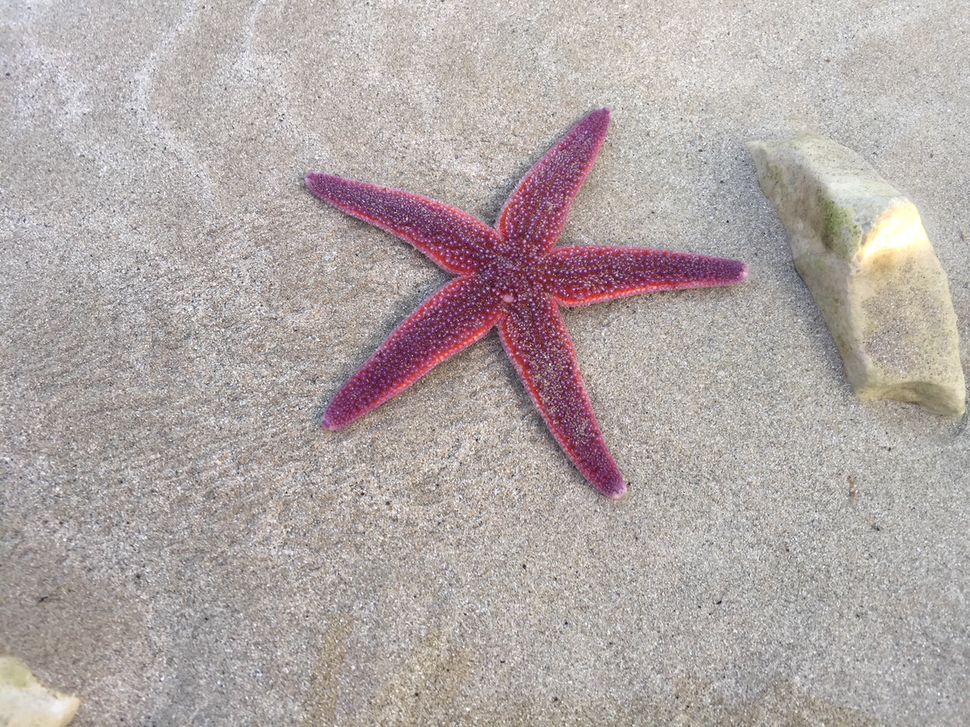
#> input picture Module2/Images/starfish.png, 970 x 727 px, shrunk from 1280 x 960 before the run
$ jupyter execute Module2-Lab1_Thresholding.ipynb   (shell and % lines are left out)   (older library calls are emulated)
#> lines starting #> are read from the running program, lines starting #| are printed output that depends on the picture; after the words box and inside, x2 and y2 are one past the last pixel; in counts of white or black regions, pixels touching at a corner belong together
#  Module 2 Lab 1 "Thresholding"

# Recap

This is the first of four labs for Lesson 2 - Classical Image Segmention in Dev290x.  You should complete the tasks in this lab as part of the Thresholding section of the lesson.

Please remember this lab must be completed before taking the quiz at the end of this lesson.

# Introduction

In this lab we introduce our first image segmentation project where we will use thresholding operations to segment a relatively simple image. We will work through this project using the types of image processing techniques such projects typically need and then segment an image.

At the end of the lab we'll review the work we've done and assess what types of images and projects this approach is effective for.

# Goal

In this tutorial we will learn about three key items:
* The general image processing algorithms that are required for most image processing projects; e.g. denoising,
* Using our first classical segmentation technique on images (thresholding);
* How to use Otsu's Method to automatically find a suitable threshold level to segment an image.

# Background

Image segmentation is the process of partitioning a digital image into multiple segments to make the image easier to analyze.  Often we are looking to locate objects and boundaries in the original image.

A more precise way of looking at it is to say that image segmentation's goal is to assign a label to every pixel in an image such that pixels with the same label share certain characteristics.

For example, these images show a typical road scene on the left and a segmented version of the image on the right where the cars have been separated from the road, the buildings, the people in the scene, etc.

<p float="center">

</p>

# Our First Segmenter

So, now that we've seen what is possible, let's start by solving our first segmentation problem.

Let's look at this image of a starfish.  Let's examine it in its original color, in grayscale and in black and white.

Colour                            |  Grayscale                           |  Black & White
:--------------------------------:|:------------------------------------:|:---------------------------:
   |  |

We are searching these images for clues as to how we might be able to segment them into two regions - the 'starfish' region and the 'not starfish' region.

It turns out we can segment this image into a region approximating the starfish and a background region (the 'not starfish; region) using thresholding, along with general purpose image processing techniques such as denoising, morphological operations, and some contour detection and drawing.  Finally, once we've established a boundary for the starfish, we can fill our starfish shape. After that we'll use some bitwise operations to overlay our segmented image over the original image.

First, lets use OpenCV's fastN1MeansDenoisingColored routine to denoise the image.  We're using a larger 'h' and 'hColor' value than typically used as the image is more noisy than images typically used with these technique.  (This should make more sense as we go forward into the CNN segmentation examples).

[cell 1]
# First import OpenCV, NumPY and MatPlotLib as we will use these libraries
import cv2
import numpy as np
import matplotlib.pyplot as plt


# Load a color image
img = cv2.imread("../Images/starfish.png")
#> img is the input picture: shape (727, 970, 3); mean B, G, R 166, 167.4, 176.8

# Apply some blurring to reduce noise

# h is the Parameter regulating filter strength for luminance component.
# Bigger h value perfectly removes noise but also removes image details,
# smaller h value preserves details but also preserves some noise

# Hint: I recommend using larger h and hColor values than typical to remove noise at the
# expense of losing image details

# Experiment with setting h and hColor to a suitable value.

# Exercise: Insert code here to set values for h and hColor.
# Hint: You'll find answers at the bottom of the lab.
h = 20
hColor = 20


# Default values
templateWindowSize = 7
searchWindowSize = 21

blur = cv2.fastNlMeansDenoisingColored(img, None,h,hColor,templateWindowSize,searchWindowSize)

plt.imshow(cv2.cvtColor(blur, cv2.COLOR_BGR2RGB))

After applying the fastN1MeansDenoisingColored routine above, you should end up with an image similar to the one on the right here.  You may need to vary the h and hColor parameters to observe the effect of changing them on the blurred image.

Your blurred image should look like this one.

Now, lets run a morphological operation on the blurred image.

For this example, we are going to generate a gradient.

This builds on dilation and erosion.  You can read more about erosion and dilation
in the 'Basics' section of Lesson 2.

Today we are going to use them to generate an outline for our starfish.

# Edge Detection
Instead of using a gradient, you could use an edge detection such as Sobol, Laplacian and Canny here in combination with adjusting the image denoising step above.  I'll leave those as an exercise for the reader for now!

[cell 2]
# Apply a morphological gradient (dilate the image, erode the image, and take the difference

elKernel = cv2.getStructuringElement(cv2.MORPH_ELLIPSE, (13,13))

# YOUR CODE HERE
# Exercise: Use openCV's morphologyEx to generate a gradient using the kernel above
# Hint: You'll find answers at the bottom of the lab.
gradient = cv2.morphologyEx(blur, cv2.MORPH_GRADIENT, elKernel)
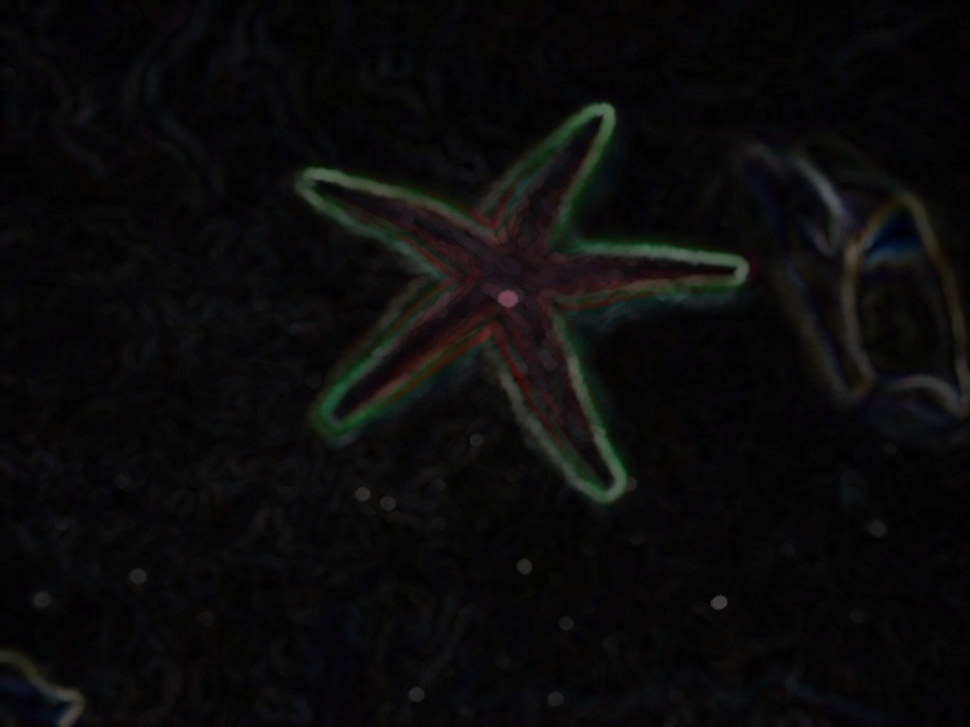
#> gradient: shape (727, 970, 3); mean B, G, R 11.1, 11, 11.3


# END YOUR CODE HERE

plt.imshow(cv2.cvtColor(gradient, cv2.COLOR_BGR2RGB))

After applying the gradient morphology routine above, you should end up with an image similar to the one shown here.  The outline of the starfish should be starting to emerge at this point.


We now have completed the pre-processing of our image.

From this point onwards, we are concerning ourselves with:

a) filling the region of interest, and

b) removing artefacts from the image which we are not interested in.

There are quite a few approaches we can take to this (including not doing them at all), but today lets apply OTSU's threshold to convert the image to black and white, and perform a closing operation to 'fill in' the starfish and then perform some erosion to remove parts of the image that we consider noise.

## OTSU Thresholding
When converting from a grayscale image to a black and white image, selecting a good threshold value can be a time-consuming and manual process.  There are a number of automatic thresholding techniques available - and Otsu's method thresholding is one of the better known techniques.

Conceptually simple, and relatively low cost computationally, Otsu's threshold iterate through all the possible threshold values to find the threshold value where the sum of foreground and background spreads is at its minimum.

[cell 3]
# Apply Otsu's method - or you can adjust the level at which thresholding occurs
# and see what the effect of this is

# Convert gradient to grayscale
gradient = cv2.cvtColor(gradient, cv2.COLOR_BGR2GRAY)
#> gradient: shape (727, 970)


# YOUR CODE HERE
# Exercise: Generate a matrix called otsu using OpenCV's threshold() function.  Use
# Otsu's method.
# Hint: You'll find answers at the bottom of the lab.
otsu = cv2.threshold(gradient, 0, 255, cv2.THRESH_BINARY | cv2.THRESH_OTSU)[1]
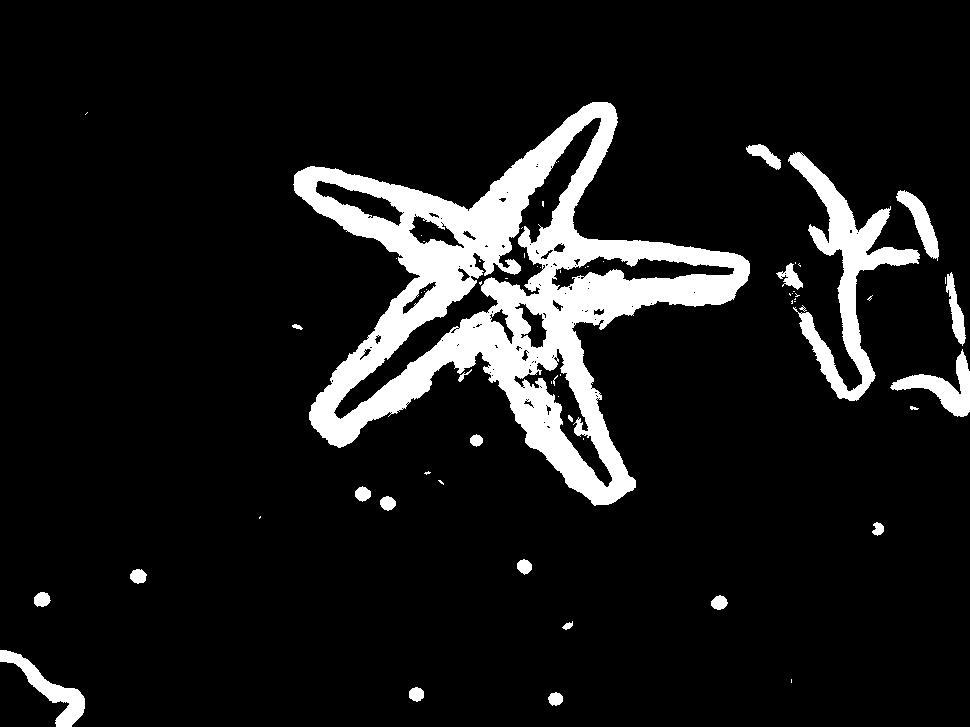
#> otsu: shape (727, 970); 10.1% white; 64 white regions (41 under 20 px), largest, box (x1, y1, x2, y2) and area: (293, 102, 750, 506) 55196, (788, 152, 920, 401) 8030, (890, 349, 970, 417) 1834

# END YOUR CODE HERE


# Apply a closing operation - we're using a large kernel here. By all means adjust the size of this kernel
# and observe the effects
closingKernel = cv2.getStructuringElement(cv2.MORPH_ELLIPSE, (33,33))
close = cv2.morphologyEx(otsu, cv2.MORPH_CLOSE, closingKernel)
#> close: shape (727, 970); 13.6% white; 20 white regions (5 under 20 px), largest, box (x1, y1, x2, y2) and area: (293, 102, 754, 506) 73865, (746, 144, 970, 417) 18033, (0, 650, 85, 727) 1974

[cell 4]
# Erode smaller artefacts out of the image - play with iterations to see how it works

# YOUR CODE HERE
# Exercise: Generate a matrix called eroded using cv2.erode() function over the 'close' matrix.
# Experiment until your output image is similar to the image below
# Hint: You'll find answers at the bottom of the lab.
eroded = cv2.erode(close, None, iterations = 6)
#> eroded: shape (727, 970); 9.6% white; 8 white regions (2 under 20 px), largest, box (x1, y1, x2, y2) and area: (300, 108, 744, 499) 59876, (807, 181, 932, 394) 5719, (906, 295, 970, 410) 1847, (53, 691, 78, 727) 443, (899, 199, 920, 216) 118, (788, 272, 795, 287) 43

# END YOUR CODE HERE

plt.imshow(eroded, cmap='gray')

After switching to black and white and applying our closing and erosion operations, our simplified starfish is starting to emerge

Original Image            | B&W Image                      | After Closing                   | After Erosion
:------------------------:|:------------------------------:|:-------------------------------:|:--------------
  |   |  |

So, now we've effectively segmented our image.

Now, let's post-process the image to find the contours that represent the edge of the starfish.  We'll just use the intuition that the starfish is the largest object in the scene.

Then we'lll do a little image manipulation to generate a colour representing the starfish, another colour representing the background (i.e. not the starfish) and then merge those colours with the original image.

You'll notice the closing and erosion steps are not perfect - they're not supposed to be.  They are good enough to feed into the findContours routine.  By all means, tune them further to get better quality input into findContours.

In the findContours routine we're using cv2.RETR_EXTERNAL.  This is to reduce the complexity of post-processing by only reporting 'external' contours (i.e. we'll attempt to suppress contours that are inside other contours).

[cell 5]
p = int(img.shape[1] * 0.05)
#> p = 48
eroded[:, 0:p] = 0
eroded[:, img.shape[1] - p:] = 0
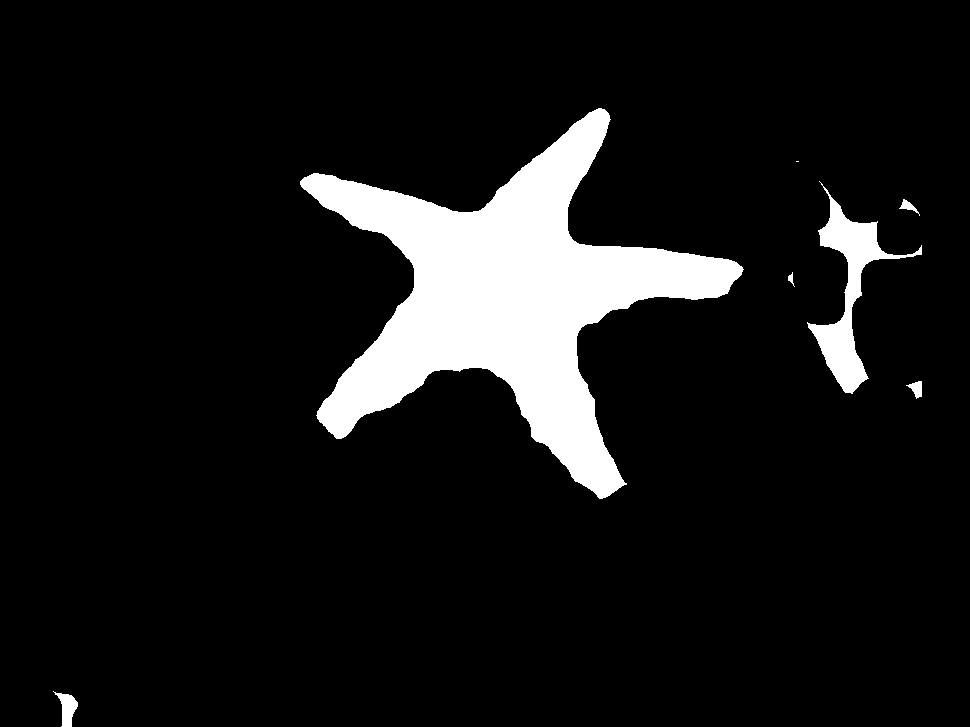
#> eroded: shape (727, 970); 9.4% white; 7 white regions (1 under 20 px)

[cell 6]
# YOUR CODE HERE
# Exercise: Find the contours - just external contours to keep post-processing simple
# Hint: You'll find answers at the bottom of the lab.
(cnting, contours, _) = cv2.findContours(eroded.copy(), cv2.RETR_EXTERNAL, cv2.CHAIN_APPROX_SIMPLE)
#> contours = 7 contours, 1 with area under 20; largest, box (x1, y1, x2, y2) and area: (300, 108, 744, 499) 59077, (807, 181, 922, 394) 5236, (53, 691, 78, 727) 394, (906, 381, 922, 399) 132, (899, 199, 920, 216) 92, (788, 272, 795, 287) 27

# END YOUR CODE HERE

[cell 7]
# Sort the candidates by size, and just keep the largest one
contours = sorted(contours, key=cv2.contourArea, reverse=True)[:1]
#> contours = 1 contour; box (x1, y1, x2, y2) and area: (300, 108, 744, 499) 59077

# Lets create two images, initially all zeros (i.e. black)
# One image will be filled with 'Blue' wherever we think there's some starfish
# The other image will be filled with 'Green' whereever we think there's not some starfish
h, w, num_c = img.shape
#> h = 727; w = 970; num_c = 3
segmask = np.zeros((h, w, num_c), np.uint8)
stencil = np.zeros((h, w, num_c), np.uint8)

# I know we've only one contour, but - in general - we'd expect to have more contours to deal with
for c in contours:
    # Fill in the starfish shape into segmask
    cv2.drawContours(segmask, [c], 0, (255, 0, 0), -1)
    # Lets fill in the starfish shape into stencil as well
    # and then re-arrange the colors using numpy
    cv2.drawContours(stencil, [c], 0, (255, 0, 0), -1)
    stencil[np.where((stencil==[0,0,0]).all(axis=2))] = [0, 255, 0]
    stencil[np.where((stencil==[255,0,0]).all(axis=2))] = [0, 0, 0]
#> this loop made 1 pass
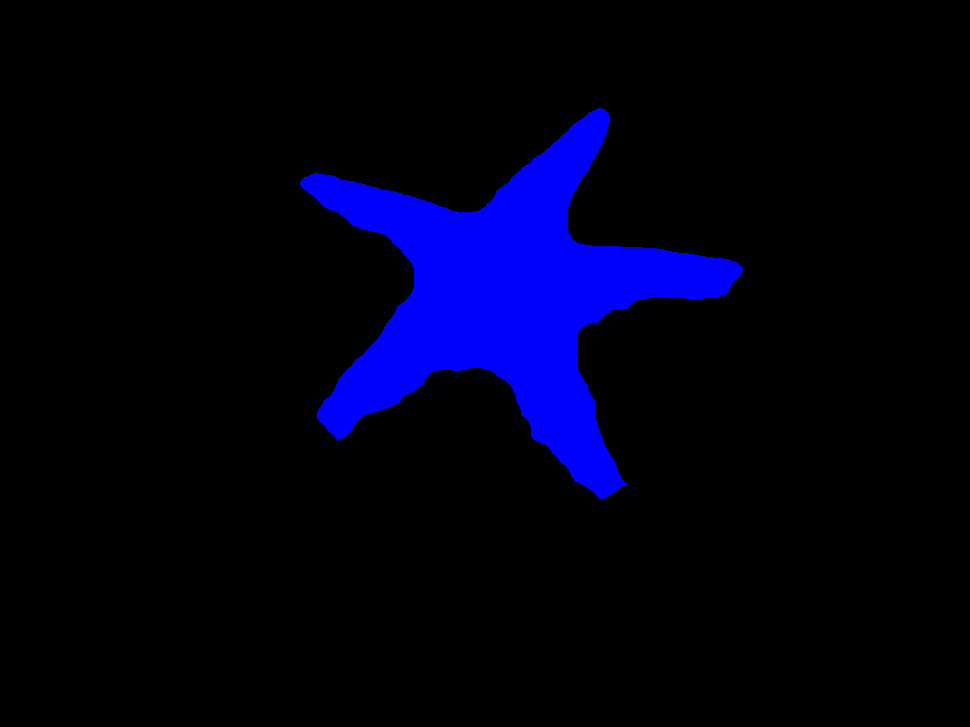
#> segmask: shape (727, 970, 3); mean of channels 0, 1, 2 21.7, 0, 0; drawn as B, G, R
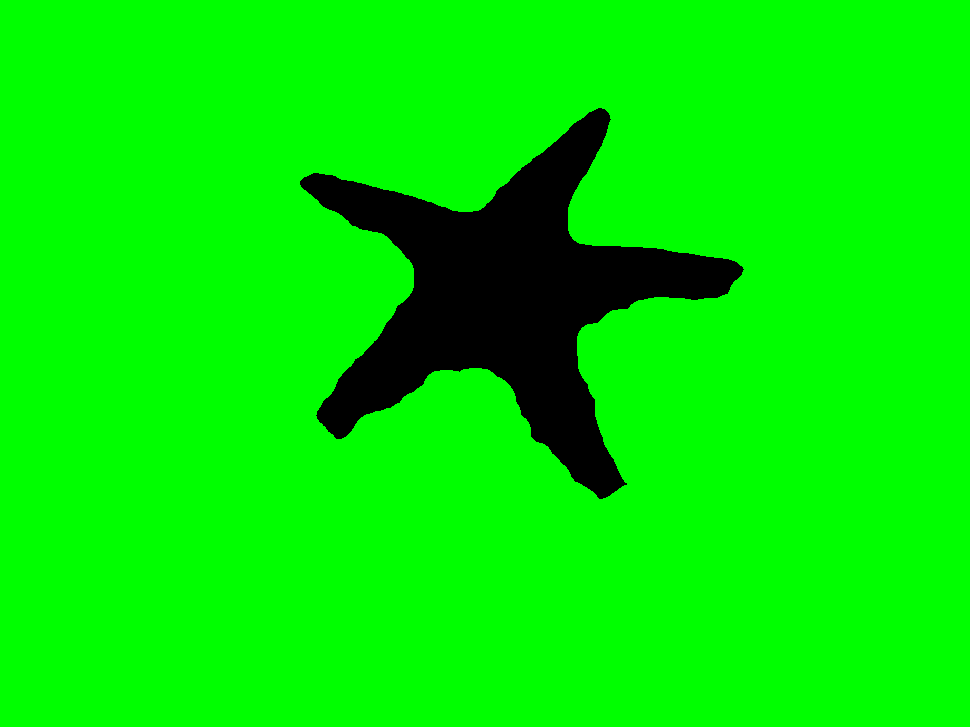
#> stencil: shape (727, 970, 3); mean of channels 0, 1, 2 0, 233.3, 0; drawn as B, G, R

# Now, lets create a mask image by bitwise ORring segmask and stencil together
mask = cv2.bitwise_or(stencil, segmask)

plt.imshow(cv2.cvtColor(mask, cv2.COLOR_BGR2RGB))

You should have generated a reasonable mask representing our image as having two parts - a 'starfish' and 'not a starfish'.  It should look like the final mask in the image below.

Starfish Mask                    | Not Starfish Mask                | Final Mask
:-------------------------------:|:--------------------------------:|:-------------------------------
 |  |

[cell 8]
# Now, lets just blend our original image with our mask

# YOUR CODE HERE
# Exercise: Blend the original image 'img' and our mask 'mask'
# in any way you see fit, and store it in a variable called output
# Hint: You'll find answers at the bottom of the lab.

output = cv2.bitwise_or(mask,img)
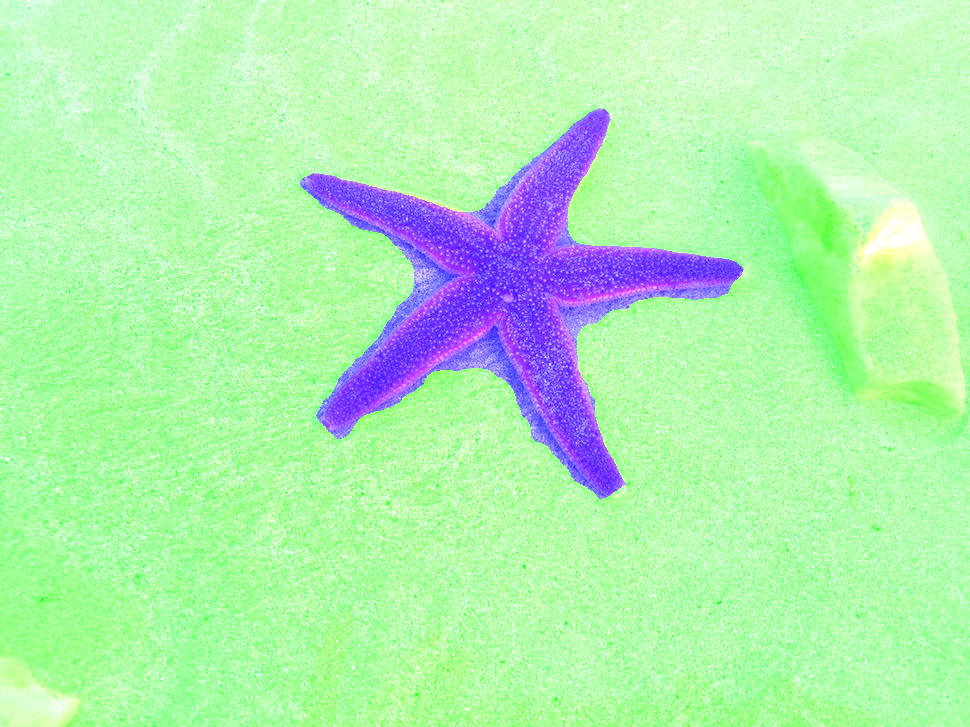
#> output: shape (727, 970, 3); mean of channels 0, 1, 2 178.5, 240.6, 176.8; drawn as B, G, R

# END YOUR CODE HERE

[cell 9]
plt.imshow(cv2.cvtColor(output, cv2.COLOR_BGR2RGB))
